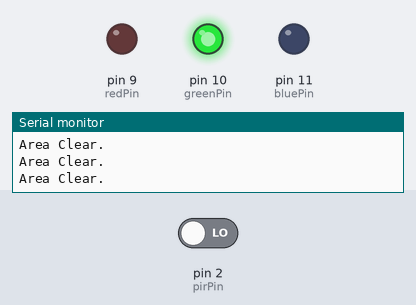
Bench run of a sketch on a simulated Arduino Uno, built with avr-gcc and run on an emulated ATmega328P. Parts: output pins drawn as LEDs (lit = HIGH), the last lines printed to the serial monitor. The inputs (shaded band) are chosen by the test bench; at power-on: pin 2 (pirPin) LOW.

Above: at 11.2 s.
11.3 s: pin 2 (pirPin) driven HIGH
At 12.0 s:
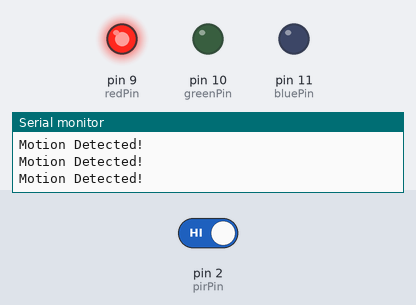
12.9 s: pin 2 (pirPin) driven LOW
At 13.3 s:
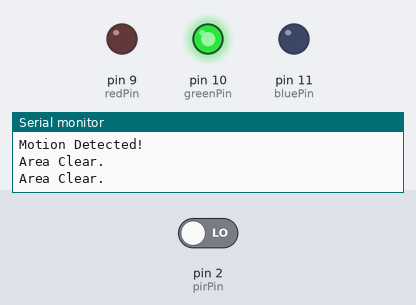
Timing chart, 0 to 15.9 s (numbered marks = the images above; inputs shaded):
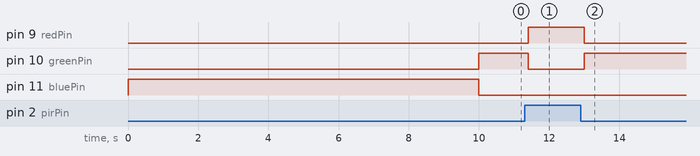

The sketch:

PIR.ino
```cpp
// Pin Definitions
const int pirPin = 2;
const int redPin = 9;
const int greenPin = 10;
const int bluePin = 11;

void setup() {
  pinMode(pirPin, INPUT);
  pinMode(redPin, OUTPUT);
  pinMode(greenPin, OUTPUT);
  pinMode(bluePin, OUTPUT);

  Serial.begin(9600);
  Serial.println("Calibrating PIR sensor... Please wait.");

  // Turn ON Blue LED during calibration
  digitalWrite(bluePin, HIGH);
  digitalWrite(redPin, LOW);
  digitalWrite(greenPin, LOW);

  delay(10000); // PIR sensor requires ~10 seconds to warm up

  digitalWrite(bluePin, LOW); // Turn OFF Blue LED
  Serial.println("Sensor Ready!");
}

void loop() {
  int motionDetected = digitalRead(pirPin); // Reads HIGH (1) or LOW (0)

  if (motionDetected == HIGH) {
    Serial.println("Motion Detected!");
    digitalWrite(redPin, HIGH);   // Red ON
    digitalWrite(greenPin, LOW);  // Green OFF
  } else {
    Serial.println("Area Clear.");
    digitalWrite(redPin, LOW);    // Red OFF
    digitalWrite(greenPin, HIGH); // Green ON
  }

  delay(200);
}
```

Measured:
- after the input at 11.3 s, pin 9 (redPin): LOW → HIGH after 0.10 s; pin 10 (greenPin): HIGH → LOW after 0.10 s
- after the input at 12.9 s, pin 9 (redPin): HIGH → LOW after 0.10 s; pin 10 (greenPin): LOW → HIGH after 0.10 s
